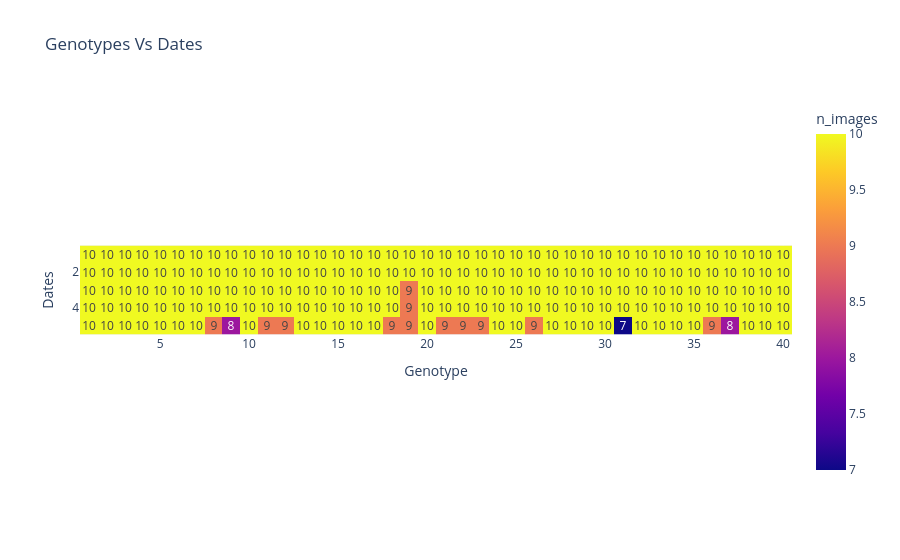

Write notebook code for a chart like this one.
### Code cell
px.imshow(pd.crosstab(wheat.collection_date,
            wheat.genotype).values,
            labels = dict(x = 'Genotype', y = 'Dates', color= 'n_images'),
            x=np.arange(1,41,1),
            y= np.arange(1,6,1),
            title ="Genotypes Vs Dates",
            text_auto=True)

### Figure 1 — Plotly figure (JSON) as saved in the notebook; plotly's stock layout.template omitted (floating-point values rounded to 4 significant figures; data arrays with more than 128 entries replaced by an {"elided": "..."} marker saying what was removed)
{"data": [{"coloraxis": "coloraxis", "hovertemplate": "Genotype: %{x}<br>Dates: %{y}<br>n_images: %{z}<extra></extra>", "name": "0", "texttemplate": "%{z}", "type": "heatmap", "x": [1, 2, 3, 4, 5, 6, 7, 8, 9, 10, 11, 12, 13, 14, 15, 16, 17, 18, 19, 20, 21, 22, 23, 24, 25, 26, 27, 28, 29, 30, 31, 32, 33, 34, 35, 36, 37, 38, 39, 40], "xaxis": "x", "y": [1, 2, 3, 4, 5], "yaxis": "y", "z": {"elided": "5x40 int values"}}], "layout": {"coloraxis": {"colorbar": {"title": {"text": "n_images"}}, "colorscale": [[0, "#0d0887"], [0.1111, "#46039f"], [0.2222, "#7201a8"], [0.3333, "#9c179e"], [0.4444, "#bd3786"], [0.5556, "#d8576b"], [0.6667, "#ed7953"], [0.7778, "#fb9f3a"], [0.8889, "#fdca26"], [1, "#f0f921"]]}, "title": {"text": "Genotypes Vs Dates"}, "xaxis": {"anchor": "y", "constrain": "domain", "domain": [0, 1], "scaleanchor": "y", "title": {"text": "Genotype"}}, "yaxis": {"anchor": "x", "autorange": "reversed", "constrain": "domain", "domain": [0, 1], "title": {"text": "Dates"}}}}
